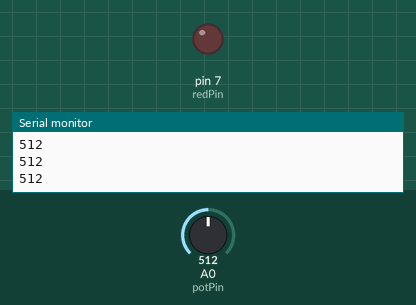
Simulated run of this sketch. Board: Arduino Uno, built with avr-gcc and run on an emulated ATmega328P. On the bench: output pins drawn as LEDs (lit = HIGH), the last lines printed to the serial monitor. Inputs (shaded band) come from the test bench; at power-on: A0 (potPin) = 512.

Above: at 1.2 s.
1.3 s: A0 (potPin) set to 991
2.8 s: A0 (potPin) set to 1010
At 3.6 s:
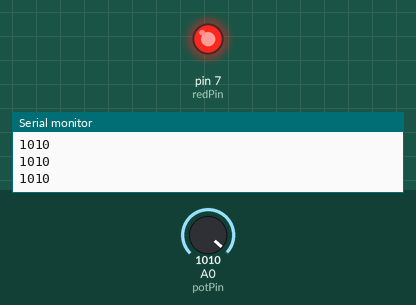
4.4 s: A0 (potPin) set to 990
At 4.7 s:
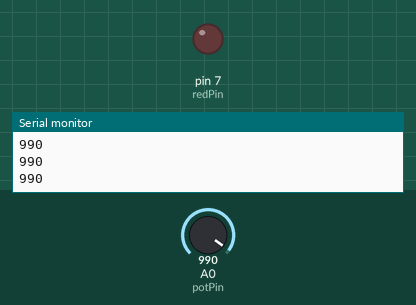
5.9 s: A0 (potPin) set to 1023
At 7.5 s:
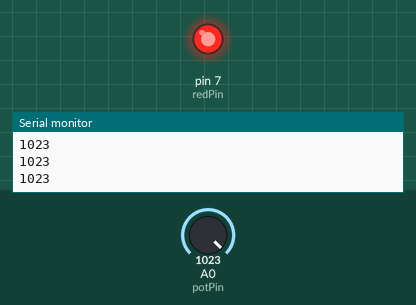
Timing chart, 0 to 8.5 s (numbered marks = the images above; inputs shaded):
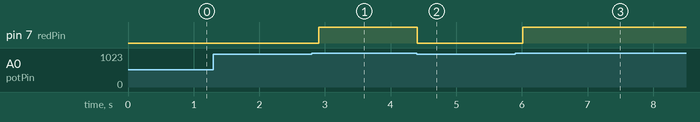

Measured:
- the behaviour switches between 1000 and 1001 on A0 (potPin) (found by bisection; images 0 and 1)
- after the input at 2.8 s, pin 7 (redPin): LOW → HIGH after 0.11 s
- after the input at 4.4 s, pin 7 (redPin): HIGH → LOW at once
- after the input at 5.9 s, pin 7 (redPin): LOW → HIGH after 0.12 s

The sketch:

PotentiometerTriggerLED.ino
```cpp
int potVal;
int delayTime=100;
int potPin = A0;
int redPin = 7;

void setup() {
  // put your setup code here, to run once:
  Serial.begin(9600);
  pinMode(potPin, INPUT);
  pinMode(redPin, OUTPUT);
}

void loop() {
  // put your main code here, to run repeatedly:
  potVal=analogRead(potPin);
  Serial.println(potVal);
  delay(delayTime);

  while(potVal>1000){
    digitalWrite(redPin, HIGH);
    potVal=analogRead(potPin);
    Serial.println(potVal);
  }
  digitalWrite(redPin,LOW);
}
```
